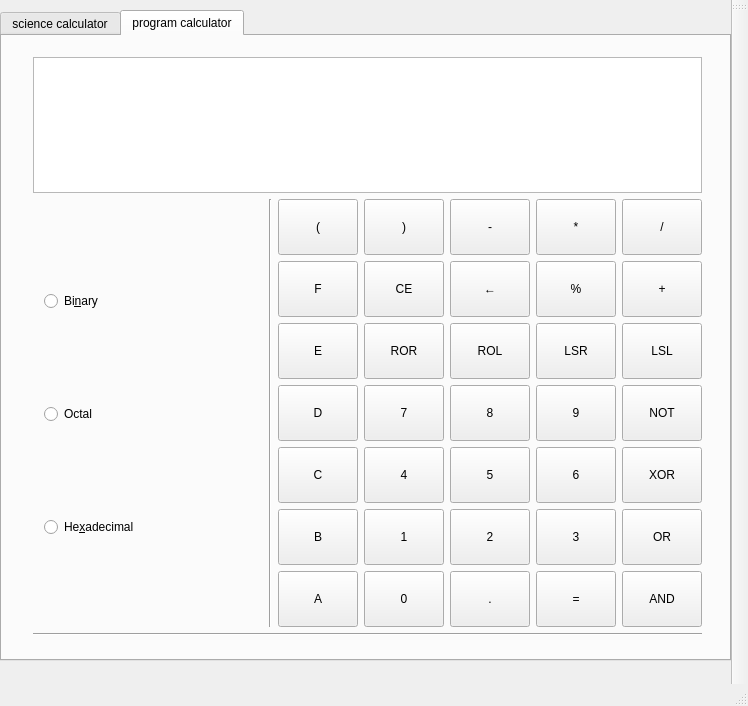
<?xml version="1.0" encoding="UTF-8"?>
<ui version="4.0">
 <class>MainWindow</class>
 <widget class="QMainWindow" name="MainWindow">
  <property name="geometry">
   <rect>
    <x>0</x>
    <y>0</y>
    <width>748</width>
    <height>706</height>
   </rect>
  </property>
  <property name="windowTitle">
   <string>MainWindow</string>
  </property>
  <widget class="QWidget" name="centralWidget">
   <widget class="QTabWidget" name="tabWidget">
    <property name="geometry">
     <rect>
      <x>0</x>
      <y>10</y>
      <width>731</width>
      <height>651</height>
     </rect>
    </property>
    <property name="currentIndex">
     <number>1</number>
    </property>
    <widget class="QWidget" name="tab_science_calculator">
     <attribute name="title">
      <string>science calculator</string>
     </attribute>
     <widget class="QWidget" name="verticalLayoutWidget">
      <property name="geometry">
       <rect>
        <x>0</x>
        <y>0</y>
        <width>721</width>
        <height>611</height>
       </rect>
      </property>
      <layout class="QVBoxLayout" name="verticalLayout_science">
       <item>
        <widget class="QTextBrowser" name="textBrowser_show_science_calculator">
         <property name="minimumSize">
          <size>
           <width>0</width>
           <height>0</height>
          </size>
         </property>
        </widget>
       </item>
       <item>
        <widget class="Line" name="line_2">
         <property name="orientation">
          <enum>Qt::Horizontal</enum>
         </property>
        </widget>
       </item>
       <item>
        <layout class="QHBoxLayout" name="horizontalLayout_science">
         <item>
          <layout class="QGridLayout" name="gridLayout_advance_options_science">
           <item row="13" column="1">
            <widget class="QPushButton" name="pushButton_science_38">
             <property name="maximumSize">
              <size>
               <width>80</width>
               <height>16777215</height>
              </size>
             </property>
             <property name="text">
              <string>√ x</string>
             </property>
            </widget>
           </item>
           <item row="5" column="1">
            <widget class="QPushButton" name="pushButton_science_32">
             <property name="maximumSize">
              <size>
               <width>80</width>
               <height>16777215</height>
              </size>
             </property>
             <property name="text">
              <string>tan</string>
             </property>
            </widget>
           </item>
           <item row="6" column="1">
            <widget class="QPushButton" name="pushButton_science_33">
             <property name="maximumSize">
              <size>
               <width>80</width>
               <height>16777215</height>
              </size>
             </property>
             <property name="text">
              <string>cot</string>
             </property>
            </widget>
           </item>
           <item row="3" column="1">
            <widget class="QPushButton" name="pushButton_science_30">
             <property name="maximumSize">
              <size>
               <width>80</width>
               <height>16777215</height>
              </size>
             </property>
             <property name="text">
              <string>sin</string>
             </property>
            </widget>
           </item>
           <item row="1" column="1">
            <widget class="QPushButton" name="pushButton_science_11">
             <property name="maximumSize">
              <size>
               <width>80</width>
               <height>16777215</height>
              </size>
             </property>
             <property name="text">
              <string>e</string>
             </property>
            </widget>
           </item>
           <item row="7" column="1">
            <widget class="QPushButton" name="pushButton_science_34">
             <property name="maximumSize">
              <size>
               <width>80</width>
               <height>16777215</height>
              </size>
             </property>
             <property name="text">
              <string>sec</string>
             </property>
            </widget>
           </item>
           <item row="4" column="1">
            <widget class="QPushButton" name="pushButton_science_31">
             <property name="maximumSize">
              <size>
               <width>80</width>
               <height>16777215</height>
              </size>
             </property>
             <property name="text">
              <string>cos</string>
             </property>
            </widget>
           </item>
           <item row="11" column="1">
            <widget class="QPushButton" name="pushButton_science_37">
             <property name="maximumSize">
              <size>
               <width>80</width>
               <height>16777215</height>
              </size>
             </property>
             <property name="text">
              <string>x ^ y</string>
             </property>
            </widget>
           </item>
           <item row="8" column="1">
            <widget class="QPushButton" name="pushButton_science_35">
             <property name="maximumSize">
              <size>
               <width>80</width>
               <height>16777215</height>
              </size>
             </property>
             <property name="text">
              <string>csc</string>
             </property>
            </widget>
           </item>
           <item row="0" column="1">
            <widget class="QPushButton" name="pushButton_science_10">
             <property name="maximumSize">
              <size>
               <width>80</width>
               <height>16777215</height>
              </size>
             </property>
             <property name="text">
              <string>Π</string>
             </property>
            </widget>
           </item>
           <item row="9" column="1">
            <widget class="QPushButton" name="pushButton_science_36">
             <property name="maximumSize">
              <size>
               <width>80</width>
               <height>16777215</height>
              </size>
             </property>
             <property name="text">
              <string>log</string>
             </property>
            </widget>
           </item>
          </layout>
         </item>
         <item>
          <widget class="Line" name="line">
           <property name="orientation">
            <enum>Qt::Vertical</enum>
           </property>
          </widget>
         </item>
         <item>
          <layout class="QGridLayout" name="gridLayout_common_options_science">
           <item row="6" column="2">
            <widget class="QPushButton" name="pushButton_science_00">
             <property name="minimumSize">
              <size>
               <width>0</width>
               <height>70</height>
              </size>
             </property>
             <property name="text">
              <string>0</string>
             </property>
            </widget>
           </item>
           <item row="6" column="3">
            <widget class="QPushButton" name="pushButton_science_94">
             <property name="minimumSize">
              <size>
               <width>0</width>
               <height>70</height>
              </size>
             </property>
             <property name="text">
              <string>.</string>
             </property>
            </widget>
           </item>
           <item row="5" column="4">
            <widget class="QPushButton" name="pushButton_science_03">
             <property name="minimumSize">
              <size>
               <width>0</width>
               <height>70</height>
              </size>
             </property>
             <property name="text">
              <string>3</string>
             </property>
            </widget>
           </item>
           <item row="5" column="5">
            <widget class="QPushButton" name="pushButton_science_21">
             <property name="minimumSize">
              <size>
               <width>0</width>
               <height>70</height>
              </size>
             </property>
             <property name="text">
              <string>-</string>
             </property>
            </widget>
           </item>
           <item row="3" column="4">
            <widget class="QPushButton" name="pushButton_science_09">
             <property name="minimumSize">
              <size>
               <width>0</width>
               <height>70</height>
              </size>
             </property>
             <property name="text">
              <string>9</string>
             </property>
            </widget>
           </item>
           <item row="1" column="0">
            <widget class="QPushButton" name="pushButton_science_92">
             <property name="minimumSize">
              <size>
               <width>0</width>
               <height>70</height>
              </size>
             </property>
             <property name="text">
              <string>(</string>
             </property>
            </widget>
           </item>
           <item row="5" column="3">
            <widget class="QPushButton" name="pushButton_science_02">
             <property name="minimumSize">
              <size>
               <width>0</width>
               <height>70</height>
              </size>
             </property>
             <property name="text">
              <string>2</string>
             </property>
            </widget>
           </item>
           <item row="6" column="5">
            <widget class="QPushButton" name="pushButton_science_20">
             <property name="minimumSize">
              <size>
               <width>0</width>
               <height>70</height>
              </size>
             </property>
             <property name="text">
              <string>+</string>
             </property>
            </widget>
           </item>
           <item row="3" column="3">
            <widget class="QPushButton" name="pushButton_science_08">
             <property name="minimumSize">
              <size>
               <width>0</width>
               <height>70</height>
              </size>
             </property>
             <property name="text">
              <string>8</string>
             </property>
            </widget>
           </item>
           <item row="4" column="4">
            <widget class="QPushButton" name="pushButton_science_06">
             <property name="minimumSize">
              <size>
               <width>0</width>
               <height>70</height>
              </size>
             </property>
             <property name="text">
              <string>6</string>
             </property>
            </widget>
           </item>
           <item row="4" column="3">
            <widget class="QPushButton" name="pushButton_science_05">
             <property name="minimumSize">
              <size>
               <width>0</width>
               <height>70</height>
              </size>
             </property>
             <property name="text">
              <string>5</string>
             </property>
            </widget>
           </item>
           <item row="4" column="5">
            <widget class="QPushButton" name="pushButton_science_22">
             <property name="minimumSize">
              <size>
               <width>0</width>
               <height>70</height>
              </size>
             </property>
             <property name="text">
              <string>*</string>
             </property>
            </widget>
           </item>
           <item row="6" column="4">
            <widget class="QPushButton" name="pushButton_science_50">
             <property name="minimumSize">
              <size>
               <width>0</width>
               <height>70</height>
              </size>
             </property>
             <property name="text">
              <string>=</string>
             </property>
            </widget>
           </item>
           <item row="3" column="5">
            <widget class="QPushButton" name="pushButton_science_23">
             <property name="minimumSize">
              <size>
               <width>0</width>
               <height>70</height>
              </size>
             </property>
             <property name="text">
              <string>/</string>
             </property>
            </widget>
           </item>
           <item row="4" column="0">
            <widget class="QLabel" name="label_4">
             <property name="text">
              <string/>
             </property>
            </widget>
           </item>
           <item row="5" column="2">
            <widget class="QPushButton" name="pushButton_science_01">
             <property name="minimumSize">
              <size>
               <width>0</width>
               <height>70</height>
              </size>
             </property>
             <property name="text">
              <string>1</string>
             </property>
            </widget>
           </item>
           <item row="1" column="2">
            <widget class="QPushButton" name="pushButton_science_93">
             <property name="minimumSize">
              <size>
               <width>0</width>
               <height>70</height>
              </size>
             </property>
             <property name="text">
              <string>)</string>
             </property>
            </widget>
           </item>
           <item row="4" column="2">
            <widget class="QPushButton" name="pushButton_science_04">
             <property name="minimumSize">
              <size>
               <width>0</width>
               <height>70</height>
              </size>
             </property>
             <property name="text">
              <string>4</string>
             </property>
            </widget>
           </item>
           <item row="3" column="2">
            <widget class="QPushButton" name="pushButton_science_07">
             <property name="minimumSize">
              <size>
               <width>0</width>
               <height>70</height>
              </size>
             </property>
             <property name="text">
              <string>7</string>
             </property>
            </widget>
           </item>
           <item row="3" column="0">
            <widget class="QLabel" name="label_3">
             <property name="text">
              <string/>
             </property>
            </widget>
           </item>
           <item row="5" column="0">
            <widget class="QLabel" name="label_5">
             <property name="text">
              <string/>
             </property>
            </widget>
           </item>
           <item row="6" column="0">
            <widget class="QLabel" name="label_6">
             <property name="text">
              <string/>
             </property>
            </widget>
           </item>
           <item row="1" column="5">
            <widget class="QPushButton" name="pushButton_science_24">
             <property name="minimumSize">
              <size>
               <width>0</width>
               <height>70</height>
              </size>
             </property>
             <property name="text">
              <string>%</string>
             </property>
            </widget>
           </item>
           <item row="1" column="3">
            <widget class="QPushButton" name="pushButton_science_91">
             <property name="minimumSize">
              <size>
               <width>0</width>
               <height>70</height>
              </size>
             </property>
             <property name="text">
              <string>←</string>
             </property>
            </widget>
           </item>
           <item row="1" column="4">
            <widget class="QPushButton" name="pushButton_science_90">
             <property name="minimumSize">
              <size>
               <width>0</width>
               <height>70</height>
              </size>
             </property>
             <property name="text">
              <string>CE</string>
             </property>
            </widget>
           </item>
          </layout>
         </item>
        </layout>
       </item>
      </layout>
     </widget>
    </widget>
    <widget class="QWidget" name="tab_computer_calculator">
     <attribute name="title">
      <string>program calculator</string>
     </attribute>
     <widget class="QWidget" name="verticalLayoutWidget_5">
      <property name="geometry">
       <rect>
        <x>20</x>
        <y>10</y>
        <width>691</width>
        <height>601</height>
       </rect>
      </property>
      <layout class="QVBoxLayout" name="verticalLayout_program">
       <item>
        <widget class="QTextBrowser" name="textBrowser_show_program_calculator">
         <property name="minimumSize">
          <size>
           <width>0</width>
           <height>0</height>
          </size>
         </property>
         <property name="maximumSize">
          <size>
           <width>16777215</width>
           <height>16777215</height>
          </size>
         </property>
        </widget>
       </item>
       <item>
        <layout class="QHBoxLayout" name="horizontalLayout_program">
         <item>
          <widget class="QWidget" name="widget_decimal_format" native="true">
           <widget class="QWidget" name="verticalLayoutWidget_2">
            <property name="geometry">
             <rect>
              <x>0</x>
              <y>0</y>
              <width>111</width>
              <height>431</height>
             </rect>
            </property>
            <layout class="QVBoxLayout" name="verticalLayout_decimal">
             <item>
              <widget class="QRadioButton" name="radioButton_binary">
               <property name="minimumSize">
                <size>
                 <width>50</width>
                 <height>32</height>
                </size>
               </property>
               <property name="text">
                <string>Bi&amp;nary</string>
               </property>
              </widget>
             </item>
             <item>
              <widget class="QRadioButton" name="radioButton_octal">
               <property name="minimumSize">
                <size>
                 <width>50</width>
                 <height>32</height>
                </size>
               </property>
               <property name="text">
                <string>Octal</string>
               </property>
              </widget>
             </item>
             <item>
              <widget class="QRadioButton" name="radioButton_hexadecimal">
               <property name="minimumSize">
                <size>
                 <width>50</width>
                 <height>32</height>
                </size>
               </property>
               <property name="text">
                <string>He&amp;xadecimal</string>
               </property>
              </widget>
             </item>
            </layout>
           </widget>
          </widget>
         </item>
         <item>
          <widget class="Line" name="line_4">
           <property name="orientation">
            <enum>Qt::Vertical</enum>
           </property>
          </widget>
         </item>
         <item>
          <layout class="QGridLayout" name="gridLayout_common_options_program">
           <item row="8" column="4">
            <widget class="QPushButton" name="pushButton_program_24">
             <property name="minimumSize">
              <size>
               <width>0</width>
               <height>56</height>
              </size>
             </property>
             <property name="text">
              <string>%</string>
             </property>
            </widget>
           </item>
           <item row="11" column="2">
            <widget class="QPushButton" name="pushButton_program_34">
             <property name="minimumSize">
              <size>
               <width>0</width>
               <height>56</height>
              </size>
             </property>
             <property name="text">
              <string>ROR</string>
             </property>
            </widget>
           </item>
           <item row="13" column="5">
            <widget class="QPushButton" name="pushButton_program_32">
             <property name="minimumSize">
              <size>
               <width>0</width>
               <height>56</height>
              </size>
             </property>
             <property name="text">
              <string>XOR</string>
             </property>
            </widget>
           </item>
           <item row="14" column="2">
            <widget class="QPushButton" name="pushButton_program_01">
             <property name="minimumSize">
              <size>
               <width>0</width>
               <height>56</height>
              </size>
             </property>
             <property name="text">
              <string>1</string>
             </property>
            </widget>
           </item>
           <item row="13" column="1">
            <widget class="QPushButton" name="pushButton_program_12">
             <property name="minimumSize">
              <size>
               <width>0</width>
               <height>56</height>
              </size>
             </property>
             <property name="text">
              <string>C</string>
             </property>
            </widget>
           </item>
           <item row="14" column="1">
            <widget class="QPushButton" name="pushButton_program_11">
             <property name="minimumSize">
              <size>
               <width>0</width>
               <height>56</height>
              </size>
             </property>
             <property name="text">
              <string>B</string>
             </property>
            </widget>
           </item>
           <item row="16" column="1">
            <widget class="QPushButton" name="pushButton_program_10">
             <property name="minimumSize">
              <size>
               <width>0</width>
               <height>56</height>
              </size>
             </property>
             <property name="text">
              <string>A</string>
             </property>
            </widget>
           </item>
           <item row="14" column="3">
            <widget class="QPushButton" name="pushButton_program_02">
             <property name="minimumSize">
              <size>
               <width>0</width>
               <height>56</height>
              </size>
             </property>
             <property name="text">
              <string>2</string>
             </property>
            </widget>
           </item>
           <item row="12" column="1">
            <widget class="QPushButton" name="pushButton_program_13">
             <property name="minimumSize">
              <size>
               <width>0</width>
               <height>56</height>
              </size>
             </property>
             <property name="text">
              <string>D</string>
             </property>
            </widget>
           </item>
           <item row="11" column="1">
            <widget class="QPushButton" name="pushButton_program_14">
             <property name="minimumSize">
              <size>
               <width>0</width>
               <height>56</height>
              </size>
             </property>
             <property name="text">
              <string>E</string>
             </property>
            </widget>
           </item>
           <item row="12" column="4">
            <widget class="QPushButton" name="pushButton_program_09">
             <property name="minimumSize">
              <size>
               <width>0</width>
               <height>56</height>
              </size>
             </property>
             <property name="text">
              <string>9</string>
             </property>
            </widget>
           </item>
           <item row="16" column="3">
            <widget class="QPushButton" name="pushButton_program_94">
             <property name="minimumSize">
              <size>
               <width>0</width>
               <height>56</height>
              </size>
             </property>
             <property name="text">
              <string>.</string>
             </property>
            </widget>
           </item>
           <item row="13" column="2">
            <widget class="QPushButton" name="pushButton_program_04">
             <property name="minimumSize">
              <size>
               <width>0</width>
               <height>56</height>
              </size>
             </property>
             <property name="text">
              <string>4</string>
             </property>
            </widget>
           </item>
           <item row="12" column="2">
            <widget class="QPushButton" name="pushButton_program_07">
             <property name="minimumSize">
              <size>
               <width>0</width>
               <height>56</height>
              </size>
             </property>
             <property name="text">
              <string>7</string>
             </property>
            </widget>
           </item>
           <item row="12" column="3">
            <widget class="QPushButton" name="pushButton_program_08">
             <property name="minimumSize">
              <size>
               <width>0</width>
               <height>56</height>
              </size>
             </property>
             <property name="text">
              <string>8</string>
             </property>
            </widget>
           </item>
           <item row="13" column="3">
            <widget class="QPushButton" name="pushButton_program_05">
             <property name="minimumSize">
              <size>
               <width>0</width>
               <height>56</height>
              </size>
             </property>
             <property name="text">
              <string>5</string>
             </property>
            </widget>
           </item>
           <item row="13" column="4">
            <widget class="QPushButton" name="pushButton_program_06">
             <property name="minimumSize">
              <size>
               <width>0</width>
               <height>56</height>
              </size>
             </property>
             <property name="text">
              <string>6</string>
             </property>
            </widget>
           </item>
           <item row="16" column="5">
            <widget class="QPushButton" name="pushButton_program_30">
             <property name="minimumSize">
              <size>
               <width>0</width>
               <height>56</height>
              </size>
             </property>
             <property name="text">
              <string>AND</string>
             </property>
            </widget>
           </item>
           <item row="14" column="5">
            <widget class="QPushButton" name="pushButton_program_31">
             <property name="minimumSize">
              <size>
               <width>0</width>
               <height>56</height>
              </size>
             </property>
             <property name="text">
              <string>OR</string>
             </property>
            </widget>
           </item>
           <item row="16" column="4">
            <widget class="QPushButton" name="pushButton_program_50">
             <property name="minimumSize">
              <size>
               <width>0</width>
               <height>56</height>
              </size>
             </property>
             <property name="text">
              <string>=</string>
             </property>
            </widget>
           </item>
           <item row="14" column="4">
            <widget class="QPushButton" name="pushButton_program_03">
             <property name="minimumSize">
              <size>
               <width>0</width>
               <height>56</height>
              </size>
             </property>
             <property name="text">
              <string>3</string>
             </property>
            </widget>
           </item>
           <item row="16" column="2">
            <widget class="QPushButton" name="pushButton_program_00">
             <property name="minimumSize">
              <size>
               <width>0</width>
               <height>56</height>
              </size>
             </property>
             <property name="text">
              <string>0</string>
             </property>
            </widget>
           </item>
           <item row="11" column="4">
            <widget class="QPushButton" name="pushButton_program_36">
             <property name="minimumSize">
              <size>
               <width>0</width>
               <height>56</height>
              </size>
             </property>
             <property name="text">
              <string>LSR</string>
             </property>
            </widget>
           </item>
           <item row="8" column="2">
            <widget class="QPushButton" name="pushButton_program_90">
             <property name="minimumSize">
              <size>
               <width>0</width>
               <height>56</height>
              </size>
             </property>
             <property name="text">
              <string>CE</string>
             </property>
            </widget>
           </item>
           <item row="4" column="3">
            <widget class="QPushButton" name="pushButton_program_21">
             <property name="minimumSize">
              <size>
               <width>0</width>
               <height>56</height>
              </size>
             </property>
             <property name="text">
              <string>-</string>
             </property>
            </widget>
           </item>
           <item row="4" column="5">
            <widget class="QPushButton" name="pushButton_program_23">
             <property name="minimumSize">
              <size>
               <width>0</width>
               <height>56</height>
              </size>
             </property>
             <property name="text">
              <string>/</string>
             </property>
            </widget>
           </item>
           <item row="11" column="3">
            <widget class="QPushButton" name="pushButton_program_35">
             <property name="minimumSize">
              <size>
               <width>0</width>
               <height>56</height>
              </size>
             </property>
             <property name="text">
              <string>ROL</string>
             </property>
            </widget>
           </item>
           <item row="8" column="1">
            <widget class="QPushButton" name="pushButton_program_15">
             <property name="minimumSize">
              <size>
               <width>0</width>
               <height>56</height>
              </size>
             </property>
             <property name="text">
              <string>F</string>
             </property>
            </widget>
           </item>
           <item row="8" column="3">
            <widget class="QPushButton" name="pushButton_program_91">
             <property name="minimumSize">
              <size>
               <width>0</width>
               <height>56</height>
              </size>
             </property>
             <property name="text">
              <string>←</string>
             </property>
            </widget>
           </item>
           <item row="11" column="5">
            <widget class="QPushButton" name="pushButton_program_37">
             <property name="minimumSize">
              <size>
               <width>0</width>
               <height>56</height>
              </size>
             </property>
             <property name="text">
              <string>LSL</string>
             </property>
            </widget>
           </item>
           <item row="8" column="5">
            <widget class="QPushButton" name="pushButton_program_20">
             <property name="minimumSize">
              <size>
               <width>0</width>
               <height>56</height>
              </size>
             </property>
             <property name="text">
              <string>+</string>
             </property>
            </widget>
           </item>
           <item row="4" column="1">
            <widget class="QPushButton" name="pushButton_program_92">
             <property name="minimumSize">
              <size>
               <width>0</width>
               <height>56</height>
              </size>
             </property>
             <property name="text">
              <string>(</string>
             </property>
            </widget>
           </item>
           <item row="4" column="2">
            <widget class="QPushButton" name="pushButton_program_93">
             <property name="minimumSize">
              <size>
               <width>0</width>
               <height>56</height>
              </size>
             </property>
             <property name="text">
              <string>)</string>
             </property>
            </widget>
           </item>
           <item row="12" column="5">
            <widget class="QPushButton" name="pushButton_program_33">
             <property name="minimumSize">
              <size>
               <width>0</width>
               <height>56</height>
              </size>
             </property>
             <property name="text">
              <string>NOT</string>
             </property>
            </widget>
           </item>
           <item row="4" column="4">
            <widget class="QPushButton" name="pushButton_program_22">
             <property name="minimumSize">
              <size>
               <width>0</width>
               <height>56</height>
              </size>
             </property>
             <property name="text">
              <string>*</string>
             </property>
            </widget>
           </item>
          </layout>
         </item>
        </layout>
       </item>
       <item>
        <widget class="Line" name="line_3">
         <property name="orientation">
          <enum>Qt::Horizontal</enum>
         </property>
        </widget>
       </item>
      </layout>
     </widget>
    </widget>
   </widget>
  </widget>
  <widget class="QMenuBar" name="menuBar">
   <property name="geometry">
    <rect>
     <x>0</x>
     <y>0</y>
     <width>748</width>
     <height>23</height>
    </rect>
   </property>
  </widget>
  <widget class="QToolBar" name="mainToolBar">
   <attribute name="toolBarArea">
    <enum>RightToolBarArea</enum>
   </attribute>
   <attribute name="toolBarBreak">
    <bool>false</bool>
   </attribute>
  </widget>
  <widget class="QStatusBar" name="statusBar"/>
 </widget>
 <layoutdefault spacing="6" margin="11"/>
 <resources/>
 <connections/>
</ui>
